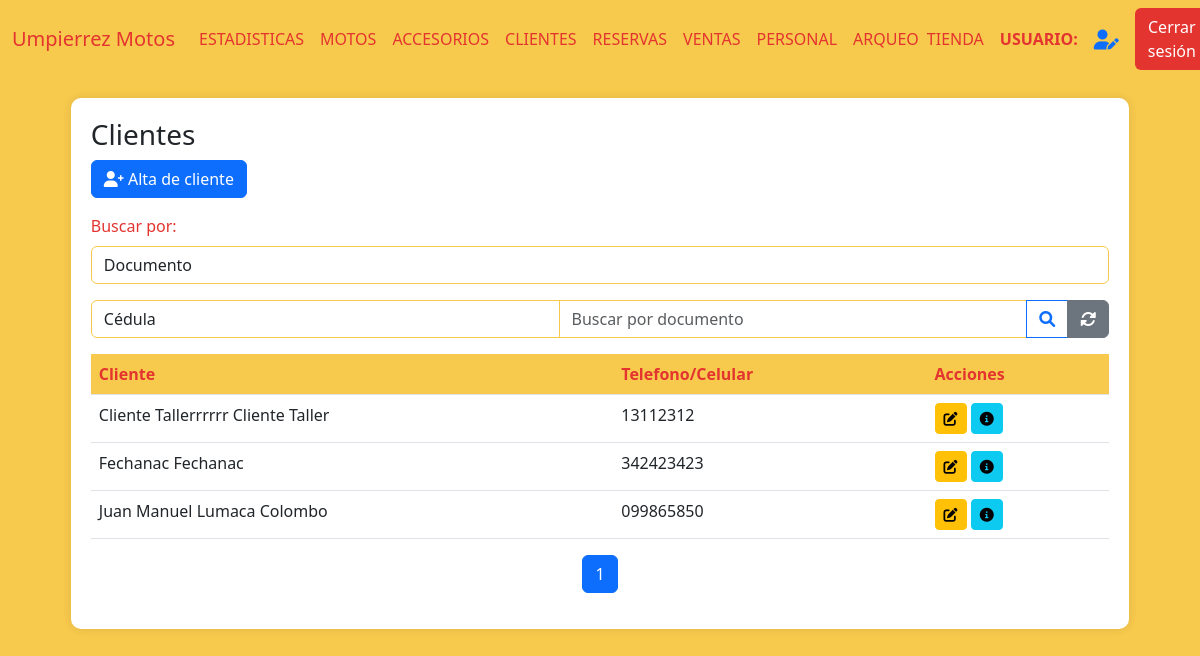
Before: /clientes (signed in) with the older database file.
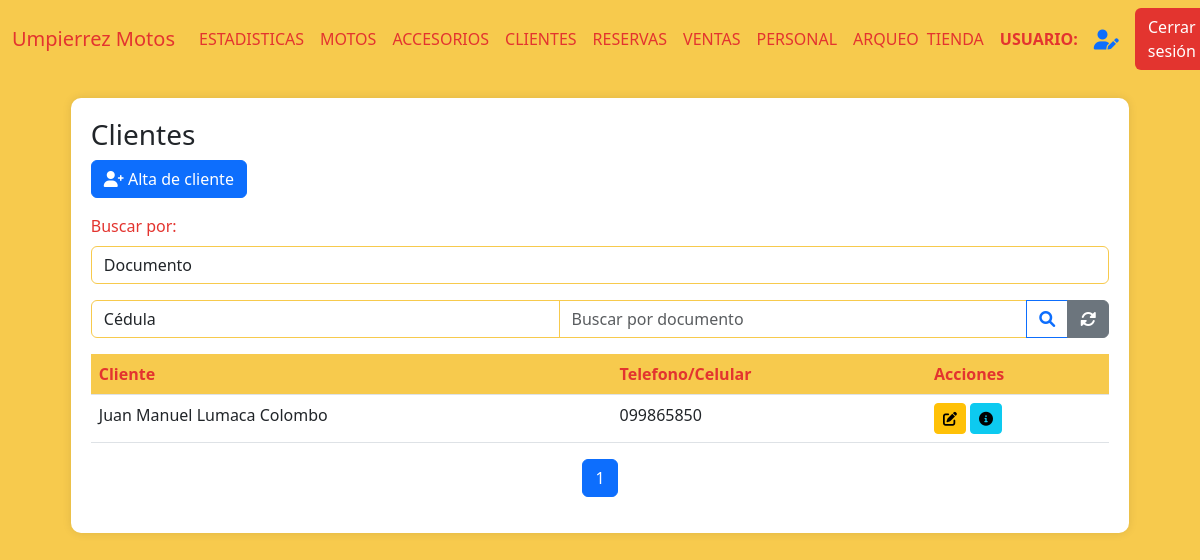
After: the same page with the newer database file.
### AppUM/models.py (models this page shows)
class Cliente(models.Model):
    documento = models.CharField(max_length=20, unique=True)
    nombre = models.CharField(max_length=20)
    apellido  = models.CharField(max_length=20)
    fecha_nacimiento = models.DateField(null=True,blank=True)
    domicilio = models.CharField(max_length=500,blank=True)

### AppUM/decorators.py (the view)
    def _wrapped_view(request, *args, **kwargs):
        user = request.user
        if user.is_authenticated:
            usuario_consulta = Personal.objects.filter(usuario=user.username).first()
            if usuario_consulta:
                if Administrativo.objects.filter(personal_ptr_id=usuario_consulta.id,activo=1).exists():
                    return view_func(request, *args, **kwargs)
                else:
                    raise PermissionDenied
            else:
                return view_func(request, *args, **kwargs)
        else:
            return redirect('Login')  # Redirigir al login si no está autenticado

### AppUM/functions.py (called while the page is built)
def funcion_paginas_varias(req,instancia_model):
    paginator = Paginator(instancia_model, 5)  # 5 motos por página
    page_number = req.GET.get('page')  # Obtiene el número de página desde la URL
    page_obj = paginator.get_page(page_number)
    return page_obj

### AppUM/views.py (called while the page is built)
@admin_required
def vista_clientes(req):
    clientes = Cliente.objects.filter(
        cliente_telefono__principal=True
    ).values('id','nombre', 'apellido', 'cliente_telefono__telefono').order_by('nombre')
    page_obj = funcion_paginas_varias(req,clientes)
    return render(req,"perfil_administrativo/cliente/clientes.html",{'page_obj': page_obj,"clientes":clientes})

### AppUM/templates/perfil_administrativo/cliente/clientes.html (shortened to what this page needs)
{% extends "perfil_administrativo/padre_perfil_administrativo.html" %}
{% load static %}
{% block contenidoQueCambia %}
<link href="https://cdnjs.cloudflare.com/ajax/libs/font-awesome/6.0.0/css/all.min.css" rel="stylesheet">
<link href="https://cdn.jsdelivr.net/npm/bootstrap-icons@1.10.0/font/bootstrap-icons.css" rel="stylesheet">
<div class="table-container" id="inventarios">
    <h3>Clientes</h3>
    <a href="{% url 'ClienteAlta' %}" class="btn btn-primary mb-3">
        <i class="fas fa-user-plus"></i> Alta de cliente
    </a>
    <div class="mb-3">
        <label for="estado" class="form-label">Buscar por:</label>
        <select class="form-control" name="tipo_busqueda" id="tipo_busqueda" onchange="tipo_busqueda()">
            <option value="documento">Documento</option>
        </select>
    </div>
    <form action="{% url 'BusquedaDocumento' %}" enctype="multipart/form-data" method="get" id="busqueda_documento">{% csrf_token %}
        <div class="input-group mb-3">
            <select class="form-control" name="tipo_doc_busq" id="tipo_doc">
                <option value="CI">Cédula</option>
            </select>
            <input type="number" name="documento" class="form-control" placeholder="Buscar por documento">
            <button class="btn btn-outline-primary" type="submit">
                <i class="fas fa-search"></i>
            </button>
            <a href="{% url 'Clientes' %}" class="btn btn-secondary">
                <i class="fas fa-sync-alt"></i>
            </a>
        </div>
    </form>
    <table class="table">
        <thead>
            <tr>
                <th>Cliente</th>
                <th>Telefono/Celular</th>
                <th>Acciones</th>
            </tr>
        </thead>
        <tbody>
            {% if page_obj %}
                {% for cliente in page_obj %}
                <tr>
                    <td>{{ cliente.nombre }} {{ cliente.apellido }}</td>
                    <td>{{ cliente.cliente_telefono__telefono }}</td>
                    <td>
                        <a href="{% url 'ClienteModificacion' cliente.id %}"><button class="btn btn-sm btn-warning"><i class="fas fa-edit"></i></button></a>
                        <a href="{% url 'ClienteFicha' cliente.id %}"><button class="btn btn-sm btn-info"><i class="fas fa-info-circle"></i></button></a>
                    </td>
                </tr>
                {% endfor %}
            {% else %}
                <tr>
                    <td colspan="9" class="text-center text-muted">
                        No hay registros de clientes.
                    </td>
                </tr>
            {% endif %}
        </tbody>
    </table>
    <nav aria-label="Page navigation">
        <ul class="pagination justify-content-center">
            {% for num in page_obj.paginator.page_range %}
            <li class="page-item {% if page_obj.number == num %}active{% endif %}">
                <a class="page-link" href="?page={{ num }}">{{ num }}</a>
            </li>
            {% endfor %}
        </ul>
    </nav>
</div>
{% endblock %}

Changed rows visible on the page:
removed Cliente: nombre "Cliente Tallerrrrrr", apellido "Cliente Taller", cliente_telefono__telefono "13112312"
removed Cliente: nombre "Fechanac", apellido "Fechanac", cliente_telefono__telefono "342423423"
